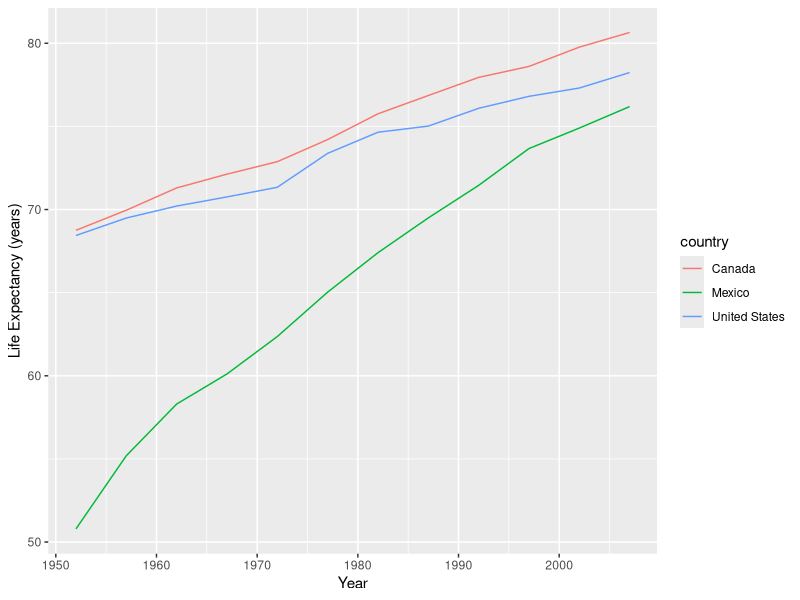

Write R code to recreate this figure.
## ---- chunk 1
gap_5060 <- read.csv('data/gapminder-5060.csv')
gap_7080 <- read.csv('data/gapminder-7080.csv')
gap_90plus <- read.csv('data/gapminder-90plus.csv')
## ---- chunk 2
gap_combined <- rbind(gap_5060, gap_7080, gap_90plus)
## ---- chunk 3
library(ggplot2)
## ---- chunk 4
country_list <- c('Canada', 'Mexico', 'United States')
## ---- chunk 5
gap_north_america <- subset(gap_combined, country %in% country_list)
## ---- chunk 6
ggplot(gap_north_america, aes(x = year, y = lifeExp, color=country)) + 
  geom_line() + 
  xlab("Year") + 
  ylab("Life Expectancy (years)")
